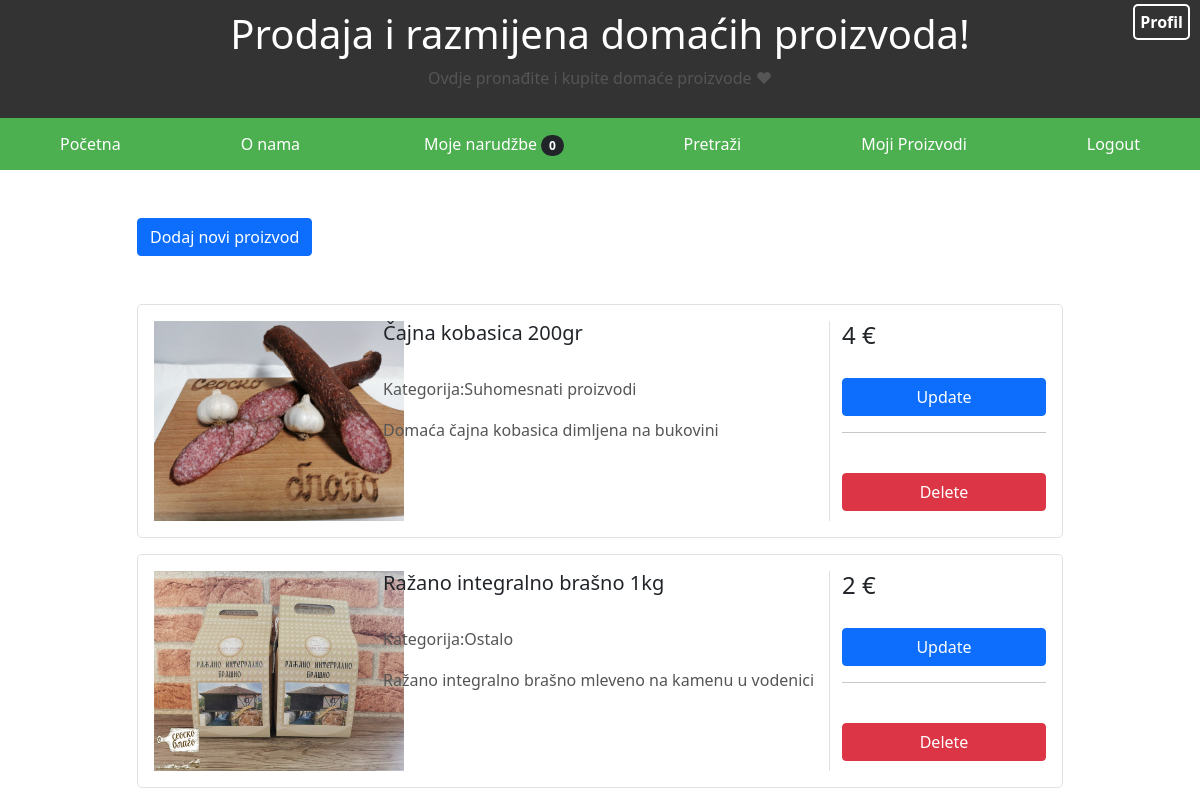
The page /mojiproizvodi/ (signed in, upper part) on the database as committed earlier.
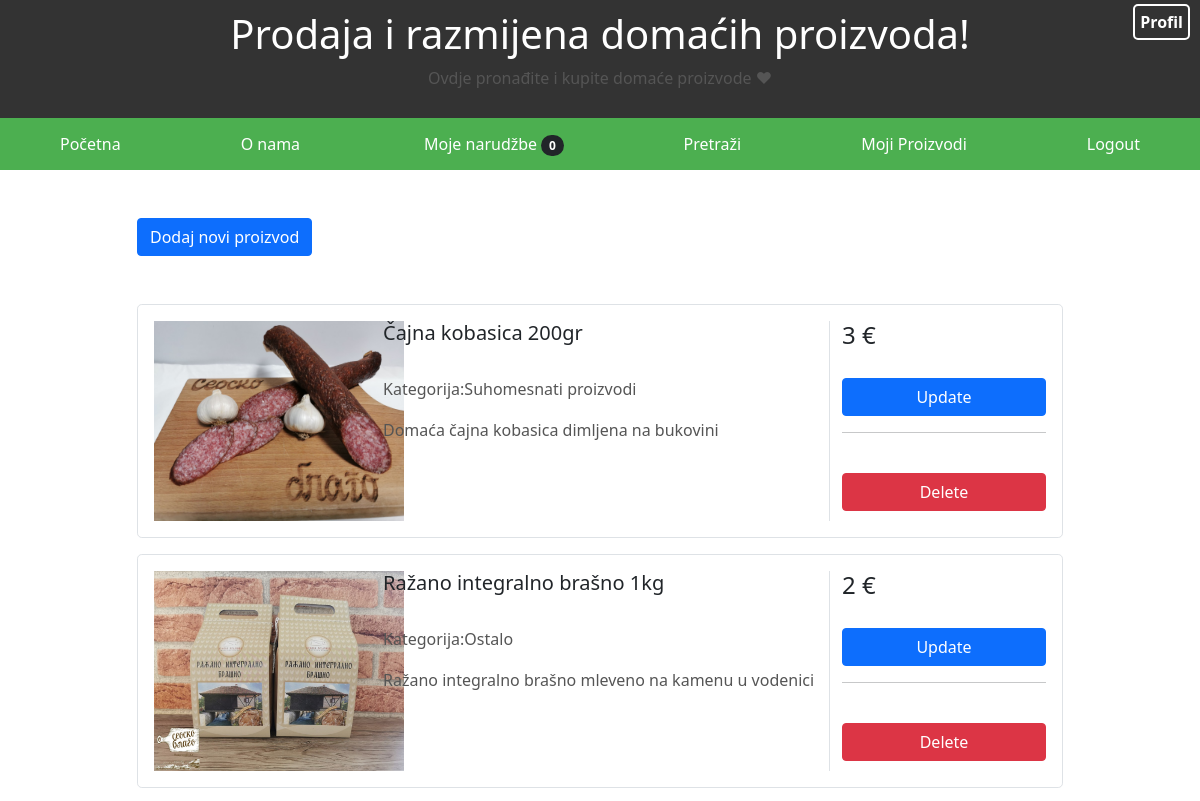
The same page on the database as committed later.
### main/models.py (models this page shows, shortened)
class Proizvod(models.Model):
    id_proizvoda = models.CharField(max_length=5)
    naziv_proizvoda = models.CharField(max_length=100)
    cijena_proizvoda = models.IntegerField()
    opis_proizvoda = models.TextField()
    slika_proizvoda = models.ImageField(null=True, blank=True, upload_to="images/")
    proizvod_kategorija = models.ForeignKey(Kategorija, related_name='proizvodi', on_delete=models.CASCADE)
    proizvod_korisnik = models.ForeignKey(Korisnik,default=1, on_delete=models.CASCADE)

class Kategorija(models.Model):
    id_kategorije = models.CharField(max_length=5)
    naziv_kategorije = models.CharField(max_length=100)

### main/views.py (the view)
# urls.py: path('mojiproizvodi/', views.mojiproizvodi.as_view(), name='mojiproizvodi'),
class mojiproizvodi(ListView):
    model=Proizvod
    template_name = 'mojiproizvodi.html'

### main/cart.py (called while the page is built)
	def __len__ (self):
		return len(self.cart)

### main/context_processors.py (called while the page is built)
def cart(request):
    return {'cart': Cart(request)}

### main/templates/mojiproizvodi.html (shortened to what this page needs)
{% extends "landing.html" %}
{% block content %}
<div class="container mt-5 mb-5">
    <div class="d-flex justify-content-center row">
        <div class="col-md-10">
<a href="{% url 'main:add'%}" class="btn btn-primary">Dodaj novi proizvod</a>
    </div>
</div>
</div>
{% for proizvod in object_list%}
{%if user.is_superuser%}
    <div class="container">
      <div class="row justify-content-center mb-3">
        <div class="col-md-12 col-xl-10">
          <div class="card shadow-0 border rounded-3">
            <div class="card-body">
              <div class="row">
                <div class="col-md-12 col-lg-3 col-xl-3 mb-4 mb-lg-0">
                  <div class="bg-image hover-zoom ripple rounded ripple-surface">
                    {%if proizvod.slika_proizvoda%}
                     <img src= "{{ proizvod.slika_proizvoda.url }}" style="width:250px; height:200px ">
                    {%endif%}
                    <a href="#!">
                      <div class="hover-overlay">
                        <div class="mask" style="background-color: rgba(253, 253, 253, 0.15);"></div>
                      </div>
                    </a>
                  </div>
                </div>
                <div class="col-md-6 col-lg-6 col-xl-6">
                  <h5>{{ proizvod.naziv_proizvoda }}</h5>
                  <div class="d-flex flex-row">
                  </div>
                  <br>
                  <p>
                    Kategorija:{{ proizvod.proizvod_kategorija.naziv_kategorije }}
                  </p>
                  <p >
                    {{ proizvod.opis_proizvoda }}
                  </p>
                </div>
                <div class="col-md-6 col-lg-3 col-xl-3 border-sm-start-none border-start">
                  <div class="d-flex flex-row align-items-center mb-1">
                    <h4 class="mb-1 me-1">{{ proizvod.cijena_proizvoda }} €</h4>
                  </div>
                  <div class="d-flex flex-column mt-4">
                    <a href="{% url 'main:update' proizvod.pk %}" class="btn btn-primary">Update</a>
                    <hr>
                    <br/>
                    <a href="{% url 'main:delete' proizvod.pk %}" class="btn btn-danger">Delete</a>
                  </div>
                </div>
              </div>
            </div>
          </div>
        </div>
      </div>
    </div>
{%else%}
{%if proizvod.proizvod_korisnik.user.username == user.username%}
<div class="container">
    <div class="row justify-content-center mb-3">
      <div class="col-md-12 col-xl-10">
        <div class="card shadow-0 border rounded-3">
          <div class="card-body">
            <div class="row">
              <div class="col-md-12 col-lg-3 col-xl-3 mb-4 mb-lg-0">
                <div class="bg-image hover-zoom ripple rounded ripple-surface">
                  {%if proizvod.slika_proizvoda%}
                   <img src= "{{ proizvod.slika_proizvoda.url }}" style="width:250px; height:200px ">
                  {%endif%}
                </div>
              </div>
              <div class="col-md-6 col-lg-6 col-xl-6">
                <h5>{{ proizvod.naziv_proizvoda }}</h5>
                <br>
                <p>
                  Kategorija:{{ proizvod.proizvod_kategorija.naziv_kategorije }}
                </p>
                <p >
                  {{ proizvod.opis_proizvoda }}
                </p>
              </div>
              <div class="col-md-6 col-lg-3 col-xl-3 border-sm-start-none border-start">
                <div class="d-flex flex-row align-items-center mb-1">
                  <h4 class="mb-1 me-1">{{ proizvod.cijena_proizvoda }} €</h4>
                </div>
                <div class="d-flex flex-column mt-4">
                  <a href="{% url 'main:update' proizvod.pk %}" class="btn btn-primary">Update</a>
                  <hr>
                  <br/>
                  <a href="{% url 'main:delete' proizvod.pk %}" class="btn btn-danger">Delete</a>
                </div>
              </div>
            </div>
          </div>
        </div>
      </div>
    </div>
  </div>
{%endif%}
{%endif%}
{% endfor %}
<br/><br/>
{% endblock %}

Rows that differ between the two databases and show on the page:
changed Proizvod "Čajna kobasica 200gr": cijena_proizvoda "4" → "3"
